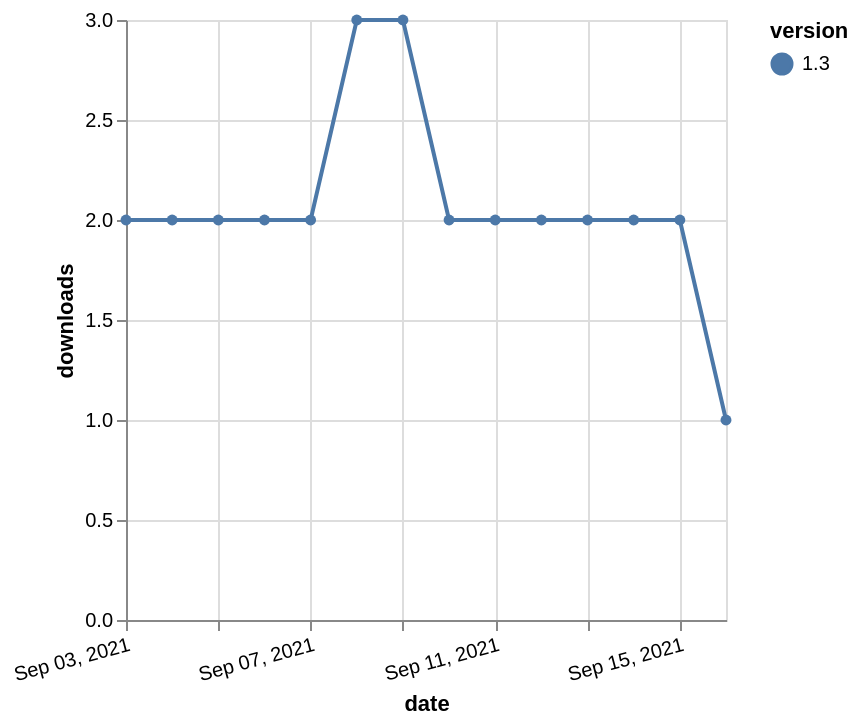

The specification (Vega-Lite) saved for this image:
### Vega-Lite specification from a JSON file in a GitHub repository (floating-point values rounded to 4 significant figures)
{"$schema": "https://vega.github.io/schema/vega-lite/v5.json", "description": "A simple bar chart with embedded data.", "data": {"values": [{"date": "2021-09-03", "total": 2717, "delta": 2, "version": "1.3"}, {"date": "2021-09-04", "total": 2719, "delta": 2, "version": "1.3"}, {"date": "2021-09-05", "total": 2721, "delta": 2, "version": "1.3"}, {"date": "2021-09-06", "total": 2723, "delta": 2, "version": "1.3"}, {"date": "2021-09-07", "total": 2725, "delta": 2, "version": "1.3"}, {"date": "2021-09-08", "total": 2728, "delta": 3, "version": "1.3"}, {"date": "2021-09-09", "total": 2731, "delta": 3, "version": "1.3"}, {"date": "2021-09-10", "total": 2733, "delta": 2, "version": "1.3"}, {"date": "2021-09-11", "total": 2735, "delta": 2, "version": "1.3"}, {"date": "2021-09-12", "total": 2737, "delta": 2, "version": "1.3"}, {"date": "2021-09-13", "total": 2739, "delta": 2, "version": "1.3"}, {"date": "2021-09-14", "total": 2741, "delta": 2, "version": "1.3"}, {"date": "2021-09-15", "total": 2743, "delta": 2, "version": "1.3"}, {"date": "2021-09-16", "total": 2744, "delta": 1, "version": "1.3"}]}, "width": "container", "mark": {"type": "line", "point": {"filled": true}}, "encoding": {"x": {"field": "date", "type": "temporal", "timeUnit": "yearmonthdate", "title": "date", "axis": {"labelAngle": -15}}, "y": {"field": "delta", "type": "quantitative", "title": "downloads"}, "color": {"field": "version", "type": "nominal"}, "tooltip": {"field": "delta"}}}
